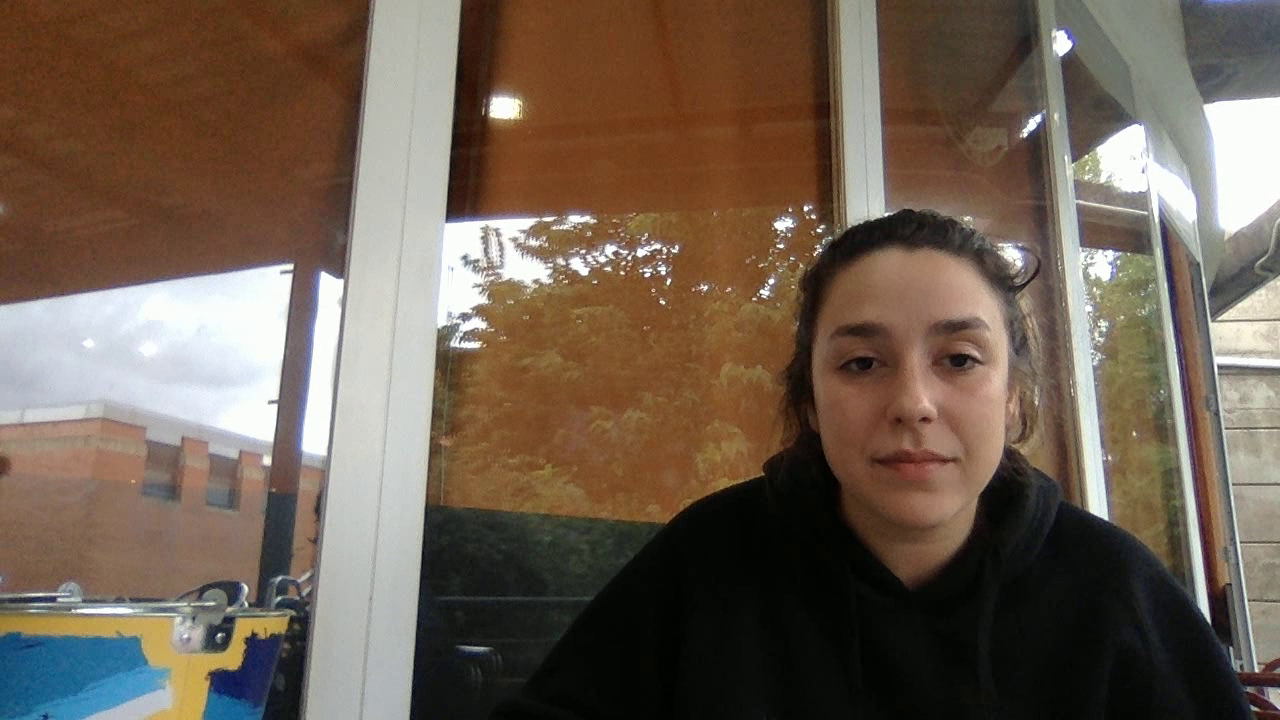
#> input picture frame 7 of capítulo3/Cameo/primervideo.mov, 1280 x 720 px, given in place of the camera
$ python cameo.py   (older library calls are emulated)
#> lines starting #> are read from the running program, lines starting #| are printed output that depends on the picture
### capítulo3/Cameo/managers.py
import cv2
import numpy as np
import time
import filters
"""
    La clase CaptureManager se instancia con un objeto VideoCapture y tiene los
    métodos enterFrame y exitFrame a los que se debe llama en cada ciclo princi-
    pal de la aplicación.

    Entre las invocaciones de enterFrmae y exitFrame se podrá asignart la pro-
    piedad channel y obtener la propiedad frame. Channel es inicialmente 0 y só-
    lo cámaras multihead utilizan otros valores. La propiedad frame is una ima-
    gen correspondiente al estado del canal cuando enterFrame fue llamado.

    La clase CaptureManager también tiene los métodos writeImage, startWriting-
    Video y stopWritingVideo que pueden ser invocados en cualquier momento. La
    escritura de archivos no se realizará hasta invocar exitFrame. Durante el
    método extiFrame, frame puede ser mostrada tanto como argumento al construc-
    tor del CaptureManager como asignando la propiedad previewWindowManager.

    El código de la aplicación mnipula frame, las maniuplaciones son reflejadas
    en archivos grabados y en la ventana. Una clase CaptureManager tiene un argu-
    mento del constructor y una propiedad llamada shouldMirrorPreview que debería
    ser True si queremos que frame se muestre horizontalmente invertido en la ven-
    tana pero no en los archivos grabados. Normalmente los usuarios prefieren que
    al estar enfrentados a la cámara la imágen en vivo esté invertida como si fue-
    se un espejo.

    Como VideoWriter necesita un framerate y opencv no provee un método fiable de
    obtener éste de la cámara la clase CaptureManager se encargará de registrarlo
    con un contador de frames y la función estándar de Python time.time para es-
    timar si es necesario. Dependiendo de las fluctuaciones de framerate y la im-
    plementación dependiente del sistema de time.time, la precisión de la estima-
    ción puede ser pobre. Sin embargo, si mandamos la aplicación en hardware des-
    conocido, es mejor asumir que la cámara del usuario tiene un framerate parti-
    cular-
"""
class CaptureManager(object):
    def __init__(self, capture, previewWindowManager = None, shouldMirrorPreview = False):

        # Variables públicas
        self.previewWindowManager = previewWindowManager
        self.shouldMirrorPreview = shouldMirrorPreview

        # Variables protegidas
        self._capture = capture
        self._channel = 0
        self._enteredFrame = False
        self._frame = None
        self._imageFilename = None
        self._videoFilename = None
        self._videoEncoding = None
        self._videoWriter = None
        self._startTime = None
        self._framesElapsed = 0
        self._fpsEstimate = None

    @property
    def channel(self):
        return self._channel

    # [5 lines left out: function channer, not called in this run]

    @property
    def frame(self):
        if self._enteredFrame and self._frame is None:
            _, self._frame = self._capture.retrieve(self._frame, self._channel)
        return self._frame

    @property
    def isWritingImage(self):
        return self._imageFilename is not None

    @property
    def isWritingVideo(self):
        return self._videoFilename is not None

    def enterFrame(self):
        """Capturar el próximo frame, si lo hay."""
        # Primero comprobamos que el último frame fue expulsado
        assert not self._enteredFrame, 'en anterior enterFrame() no tuve exitFrame() correspondiente'
        if self._capture is not None:
            self._enteredFrame = self._capture.grab()

    def exitFrame(self):
        """Dibuja a la ventana. Escribe a los archvios. Libera el frame."""

        #Comprueba is le frame agarrado puede ser devuelto.
        #El getter puede devolver y cachear el frame.

        if self.frame is None:
            self._enteredFrame = False
            return

        if self._framesElapsed == 0:
            self._startTime = time.time()
        else:
            timeElapsed = time.time() - self._startTime
            self._fpsEstimate = self._framesElapsed / timeElapsed
            self._framesElapsed += 1

        #Dibujar en la ventana, si hay
        if self.previewWindowManager is not None:
            if self.shouldMirrorPreview:
                mirroredFrame = np.fliplr(self._frame)
                self.previewWindowManager.show(mirroredFrame)
            else:
                self.previewWindowManager.show(self._frame)

        #Escribir en el archivo de image, si hay
        if self.isWritingImage:
            cv2.imwrite(self._imageFilename, self._frame)
            self._imageFilename = None

        #Escribir en el archivo de video, si hay
        self._writeVideoFrame()

        #Liberar el frame
        self._frame = None
        self._enteredFrame = False

    def writeImage(self, filename):
        """Escribe el sigueinte frame expulsado en un archivo de imagen"""
        self._imageFilename = filename

    # [10 lines left out: functions startWritingVideo, stopWritingVideo, not called in this run]

    def _writeVideoFrame(self):
        if not self.isWritingVideo:
            return
        if self._videoWriter is None:
            fps = self._capture.get(cv2.CAP_PROP_FPS)
            if fps <= 0.0:
                #Los fps de captura son desconocidos así que usamos estimado
                if self._framesElapsed < 20:
                    # Esperamos hasta que pasen más frames para que el estimado sea estable
                    return
                else:
                    fps = self._fpsEstimate
            size = (int(self._capture.get(cv2.CAP_PROP_FRAME_WIDTH)), int(self._capture.get(cv2.CAP_PROP_FRAME_HEIGHT)))
            self._videoWriter = cv2.VideoWriter(self._videoFilename, self._videoEncoding, fps, size)
        self._videoWriter.write(self._frame)


class WindowManager(object):
    def __init__(self, windowName, keypressCallback=None):
        self.keypressCallback = keypressCallback
        self._windowName = windowName
        self._isWindowCreated = False

    @property
    def isWindowCreated(self):
        return self._isWindowCreated

    def createWindow(self):
        cv2.namedWindow(self._windowName)
        self._isWindowCreated = True

    def show(self, frame):
        cv2.imshow(self._windowName, frame)
    def destroyWindow(self):
        cv2.destroyWindow(self._windowName)
        self._isWindowCreated = False
    def processEvents(self):
        keycode = cv2.waitKey(1)
        if self.keypressCallback is not None and keycode != -1:
            self.keypressCallback(keycode)

### capítulo3/Cameo/filters.py
import cv2
import numpy as np
import utils

"""
    Para la detección de bordes opencv provee múltiples filtros que transforman
    regiones sin borden en negro y regiones con borden en blanco o colores saturados.
    Éstos filtros suelen confundir ruido con bordes, para reducir éste efecto primero
    aplicamos un filtro de desenfoque que elimine las frecuencias más altas.

    Tras filtrar la imágen podemos construir una máscara que multiplicar por la imágen
    para ennegrecer los bordes.
"""

def strokeEdges(src, dst, blurKsize=7,edgeKsize=5):
    # Obtenemos una imagen en blanco y negro adecuada
    if blurKsize >=3:
        # Si el kernel es muy grande difuminamos primero para reducir el ruido
        blurredSrc = cv2.medianBlur(src, blurKsize)
        graySrc = cv2.cvtColor(blurredSrc, cv2.COLOR_BGR2GRAY)
    else:
        graySrc = cv2.cvtColor(src, cv2.cvtColor(cv2.COLOR_BGR2GRAY))

    # Aplicamos un filtro de detección de bordes
    cv2.Laplacian(graySrc, cv2.CV_8U, graySrc, ksize = edgeKsize)

    # Creamos una máscara que conserve los píxeles que no son bordes
    normalizedInverseAlpha = (1.0 / 255) * (255 - graySrc)

    # Multiplicamos cada uno de los canales de color por la máscara y los volvemos a unir
    channels = cv2.split(src)
    for channel in channels:
        channel[:] = channel * normalizedInverseAlpha
    cv2.merge(channels, dst)

class VConvolutionFilter(object):
    def __init__(self, kernel):
        self._kernel = kernel
    def apply(self, src, dst):
        """Aplica el filtro a una fuente o destino en BGR o grayscale"""
        cv2.filter2D(src, -1, self._kernel, dst)

class SharpenFilter(VConvolutionFilter):
    def __init__(self):
        kernel = np.array([[-1, -1, -1],
                           [-1,  9, -1],
                           [-1, -1, -1]])
        VConvolutionFilter.__init__(self, kernel)

class FindEdgesFilter(VConvolutionFilter):
    # [5 lines left out: function __init__, not called in this run]

class BlurFilter(VConvolutionFilter):
    # [9 lines left out: function __init__, not called in this run]

class EmbossFilter(VConvolutionFilter):
    def __init__(self):
        kernel = np.array([
            [-2, -1, 0],
            [-1,  1, 1],
            [ 0,  1, 2]
        ])
        VConvolutionFilter.__init__(self, kernel)

### capítulo3/Cameo/cameo.py
import cv2
from managers import WindowManager, CaptureManager
import filters

"""
    Nuestra aplicaciones es representada por la clase Cameo con dos métodos:
    run y onKeypress. Al inicializar, un objeto Cameo crea un WindowManager
    con onKeypress como callback y un CaptureManager usando una cámara espe-
    cíficamente un cv2.VideoCapture y el mismo WindowManager. Cuando llamamos
    a run la aplicación ejecuta el bucle principal en el que los frames y los
    eventos se procesan
"""
class Cameo(object):

    def __init__(self):
        self._windowManager = WindowManager('Cameo', self.onKeypress)
        self._captureManager = CaptureManager(cv2.VideoCapture(0), self._windowManager, True)
        self._embossFilter = filters.EmbossFilter()
        self._sharpenFilter = filters.SharpenFilter()

    def run(self):
        """Correr el bucle principal"""
        self._windowManager.createWindow()
        while self._windowManager.isWindowCreated:
            self._captureManager.enterFrame()
            frame = self._captureManager.frame
            if frame is not None:
                filters.strokeEdges(frame, frame)
                self._embossFilter.apply(frame, frame)
            self._captureManager.exitFrame()
            self._windowManager.processEvents()
#> this loop made 1 pass; (key Esc is pressed on pass 1)
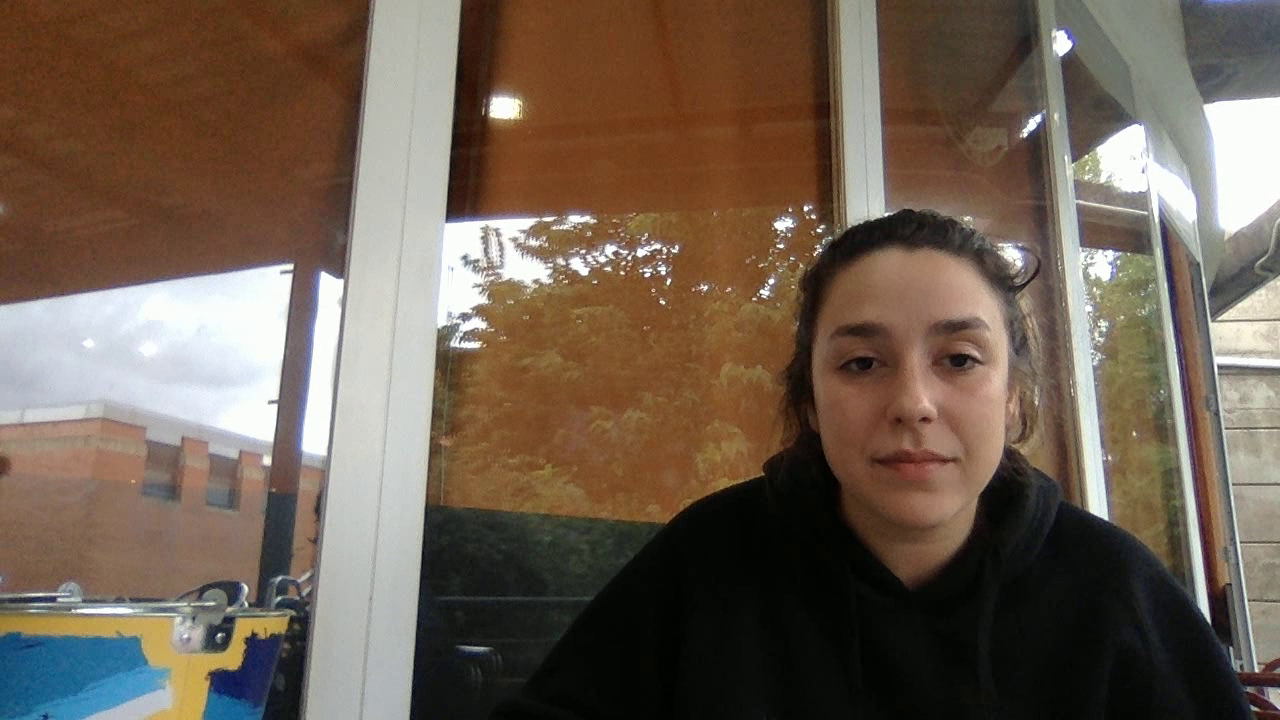
#> input picture frame 7 of capítulo3/Cameo/primervideo.mov, 1280 x 720 px, given in place of the camera
#> pass 1, in strokeEdges, `graySrc = cv2.cvtColor(blurredSrc, cv2.COLOR_BGR2GRAY)`:
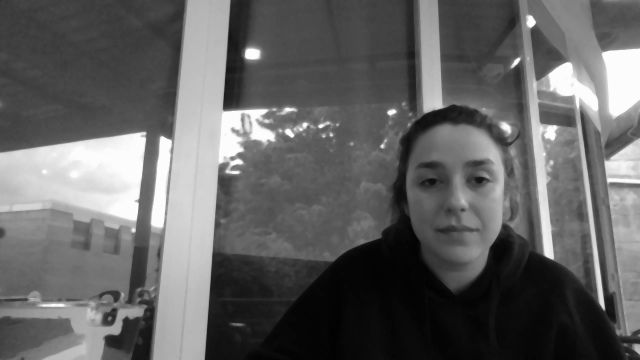
#> graySrc: shape (720, 1280) (shown at 1/2 size); min 2, max 255, mean 99.1
#> pass 1, in strokeEdges, `normalizedInverseAlpha = (1.0 / 255) * (255 - graySrc)`:
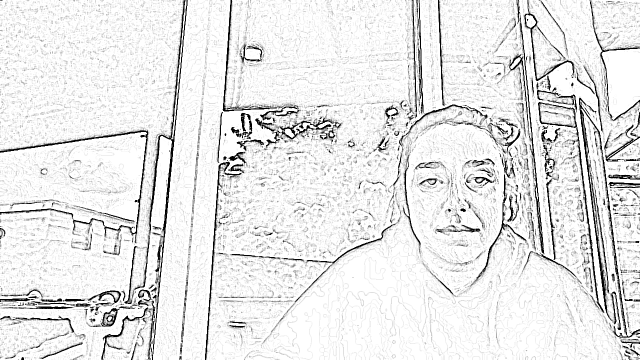
#> normalizedInverseAlpha: shape (720, 1280) float64 (shown at 1/2 size); min 0, max 1, mean 0.905
#> pass 1, in exitFrame, `mirroredFrame = np.fliplr(self._frame)`:
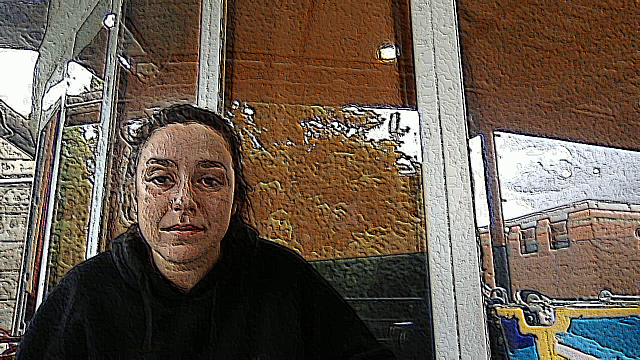
#> mirroredFrame: shape (720, 1280, 3) (shown at 1/2 size); mean B, G, R 77.9, 90.4, 104.4
#> after the loop:
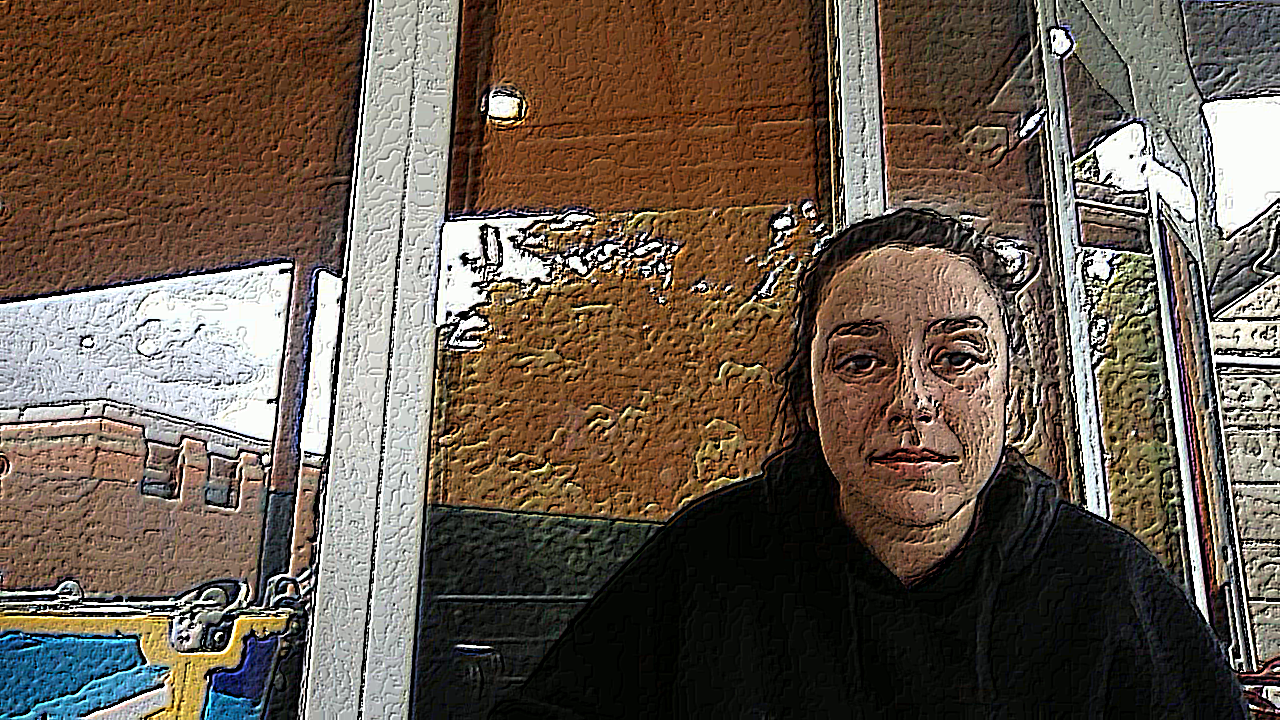
#> frame: shape (720, 1280, 3); mean B, G, R 77.9, 90.4, 104.4

    def onKeypress(self, keycode):
        """Manejar pulsaciones de tecla
            espacio -> screenshot
            tab -> empezar/parar grabación
            escape -> salir
        """
        if keycode == 32: #espacio
            self._captureManager.writeImage('screenshot.png')
        elif keycode == 9: #tab
            if not self._captureManager.isWritingVideo:
                self._captureManager.startWritingVideo('Screencast.mov')
            else:
                self._captureManager.stopWritingVideo()
        elif keycode == 27: #Escape
            self._windowManager.destroyWindow()


if __name__ == "__main__":
    Cameo().run()
